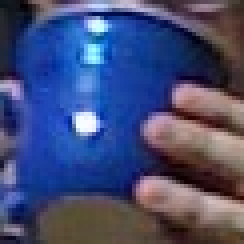
//> input picture images/BlueCup.jpg, 61 x 61 px (shown 4 times larger)
$ ./excercises ../images/BlueCup.jpg   (built with g++ and OpenCV 4)
//> lines starting //> are read from the running program, lines starting //| are printed output that depends on the picture; after the words box and inside, x2 and y2 are one past the last pixel; in counts of white or black regions, pixels touching at a corner belong together
//Exercises_9_1-2-10-11-12-15-16.cpp Exercises at end of Chapter 8
#include <opencv2/opencv.hpp>
#include <iostream>

#include "opencv2/imgproc.hpp"
#include "opencv2/imgcodecs.hpp"
#include "opencv2/highgui.hpp"

using namespace cv;
using namespace std;


void help(const char **argv) {
	cout << "\n\n"
		<< "This program solves the Exercise 1、2、10、11、12、15 and 16 at the end of Chapter 9 \n"
		<< "Call:\n"
		<< argv[0] << " <path/image_name>\n\n"
		<< "For example: ./" << argv[0] << " ../lena.jpg\n"
		<< endl;
}

int main( int argc, const char** argv )
{
	help(argv);
	if(argc < 2) {
		cout << "\nERROR: You had too few parameters.\n" << endl;
		return -1;
	}
	Mat src ;
	Mat gray;
	Mat mask;
	Mat temp;
	Mat temp2;
	/************************************************************************/
	/* 1.  Load an image with interesting textures. Smooth the image in several ways using
	cv::smooth() with smoothtype=cv::GAUSSIAN.
	a.  Use a symmetric 3 × 3, 5 × 5, 9 × 9, and 11 × 11 smoothing window size and
	display the results.
	b.  Are the output results nearly the same by smoothing the image twice with a
	5 × 5 Gaussian filter as when you smooth once with two 11 × 11 filters? Why
	or why not?                                                                     */
	/************************************************************************/
	src = imread(argv[1]);
//> src is the input picture: 61 rows x 61 cols, CV_8UC3; mean B, G, R 117.6, 76.4, 68
	if (src.empty())
	{
		cout << "\nERROR: parameters is not a image name.\n" << endl;
		return -1;
	}
	double minPixelValue, maxPixelValue;
	//a
	Mat smooth33;Mat smooth55;Mat smooth99;Mat smooth111;
	GaussianBlur(src,smooth33,cv::Size(3,3),0);
	GaussianBlur(src,smooth55,cv::Size(5,5),0);
	GaussianBlur(src,smooth99,cv::Size(9,9),0);
	GaussianBlur(src,smooth111,cv::Size(11,11),0);
	//b
	GaussianBlur(smooth55,smooth55,cv::Size(5,5),0);
	temp = smooth55 - smooth111;
	cv::minMaxIdx(temp, &minPixelValue, &maxPixelValue);
//> minPixelValue = 0; maxPixelValue = 41
	// maxPixelVaule  = 19 ,the result is " 5 × 5 Gaussian filter twice" is much like "11 × 11 filters"

	/************************************************************************/
	/* 2.  Create a 100 × 100 single-channel image. Set all pixels to 0. Finally, set the center
	pixel equal to 255.
	a.  Smooth this image with a 5 × 5 Gaussian filter and display the results. What
	did you find?
	b.  Do this again but with a 9 × 9 Gaussian filter.
	c.  What does it look like if you start over and smooth the image twice with the 5
	× 5 filter? Compare this with the 9 × 9 results. Are they nearly the same? Why
	or why not?
	*/
	/************************************************************************/
	Mat singleChanel100 = Mat(100,100,CV_8U,Scalar(0));
	singleChanel100.at<uchar>(50,50) = 255;

	//a
	GaussianBlur(singleChanel100,temp,cv::Size(5,5),0);
//> temp: 100 rows x 100 cols, CV_8UC1
	imshow("5 × 5 Gaussian filter",temp);
	//b
	GaussianBlur(singleChanel100,temp,cv::Size(9,9),0);
//> temp: 100 rows x 100 cols, CV_8UC1; min 0, max 14, mean 0.0262
	imshow("9 × 9Gaussian filter",temp);
	//c
	GaussianBlur(singleChanel100,temp,cv::Size(5,5),0);
	GaussianBlur(temp,temp,cv::Size(5,5),0);
//> temp: 100 rows x 100 cols, CV_8UC1; min 0, max 19, mean 0.0251
	GaussianBlur(singleChanel100,temp2,cv::Size(9,9),0);
	absdiff(temp,temp2,temp2);
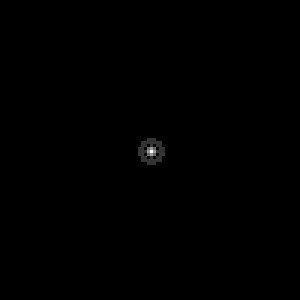
//> temp2: 100 rows x 100 cols, CV_8UC1 (shown 3 times larger); min 0, max 5, mean 0.0069; drawn with min black and max white
	cv::minMaxIdx(temp2, &minPixelValue, &maxPixelValue);
//> maxPixelValue = 5
	//maxPixelVaule = 5,the result are nearly the same
	/************************************************************************/
	/* 10.  Create  a  low-variance  random  image  (use  a  random  number  call  such  that  the
	numbers don’t differ by much more than three and most numbers are near zero).
	Load  the  image  into  a  drawing  program  such  as  PowerPoint,  and  then  draw  a
	wheel  of  lines  meeting  at  a  single  point.  Use  bilateral  filtering  on  the  resulting
	image and explain the results.                                                                     */
	/************************************************************************/
	Mat matLowVariance  = Mat(512,512,CV_8U,Scalar(0));
	RNG arng = cv::theRNG();
	arng.fill(matLowVariance,RNG::UNIFORM,0,30);
	//draw a wheel of lines meeting at the center
	line(matLowVariance,Point(256,256),Point(256,256-100),Scalar(255),1);
//> matLowVariance: 512 rows x 512 cols, CV_8UC1; min 0, max 255, mean 14.6
	line(matLowVariance,Point(256,256),Point(256+100,256+100),Scalar(255),1);
//> matLowVariance: 512 rows x 512 cols, CV_8UC1; min 0, max 255, mean 14.7
	line(matLowVariance,Point(256,256),Point(256+100,256),Scalar(255),1);
//> matLowVariance: 512 rows x 512 cols, CV_8UC1; min 0, max 255, mean 14.8
	line(matLowVariance,Point(256,256),Point(256+100,256-100),Scalar(255),1);
//> matLowVariance: 512 rows x 512 cols, CV_8UC1; min 0, max 255, mean 14.9
	line(matLowVariance,Point(256,256),Point(256,256+100),Scalar(255),1);
//> matLowVariance: 512 rows x 512 cols, CV_8UC1; min 0, max 255, mean 15
	line(matLowVariance,Point(256,256),Point(256-100,256-100),Scalar(255),1);
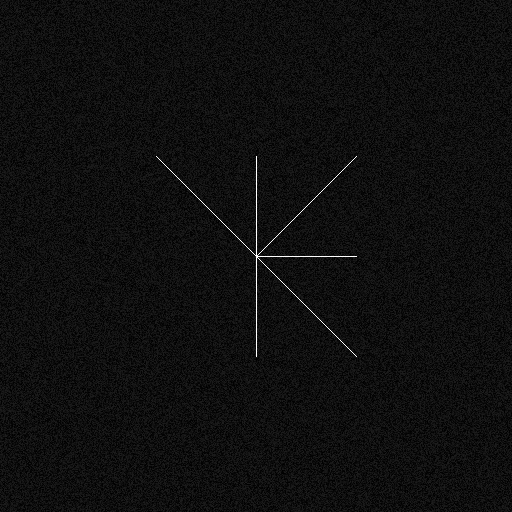
//> matLowVariance: 512 rows x 512 cols, CV_8UC1; min 0, max 255, mean 15.1
	line(matLowVariance,Point(256,256),Point(256-100,256),Scalar(255),1);
//> matLowVariance: 512 rows x 512 cols, CV_8UC1; 100 pixels changed, all inside (x1, y1, x2, y2) = (156, 256, 256, 257)
	line(matLowVariance,Point(256,256),Point(256-100,256+100),Scalar(255),1);
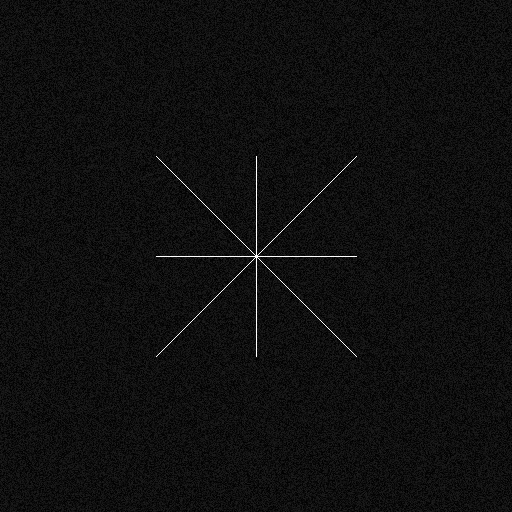
//> matLowVariance: 512 rows x 512 cols, CV_8UC1; min 0, max 255, mean 15.2
	imshow("a wheel  of  lines  meeting  at  a  single  point",matLowVariance);
	bilateralFilter(matLowVariance,temp,5,10.0,2.0);
//> temp: 512 rows x 512 cols, CV_8UC1
	imshow("bilateralFilter",temp);
	/************************************************************************/
	/* 11.  Load an image of a scene and convert it to grayscale.
	a.  Run  the  morphological  Top  Hat  operation  on  your  image  and  display  theresults.
	b.  Convert the resulting image into an 8-bit mask.
	c.  Copy a grayscale value into the original image where the Top Hat mask (from
	Part b of this exercise) is nonzero. Display the results.                                                                     */
	/************************************************************************/
	cvtColor(src,gray,COLOR_BGR2GRAY);
	//a
	morphologyEx(gray,temp,cv::MORPH_TOPHAT,Mat());
//> temp: 61 rows x 61 cols, CV_8UC1
	imshow(" morphological  Top  Hat",temp);
	//b
	temp.convertTo(mask,CV_8UC1);
	//c
	cvtColor(gray,gray,COLOR_GRAY2BGR);
//> gray: 61 rows x 61 cols, CV_8UC3
	gray.copyTo(src,mask);
	imshow("execrise 11 result",src);
	/************************************************************************/
	/* 12.  Load an image with many details.
	a.  Use resize() to reduce the image by a factor of 2 in each dimension (hence
	the image will be reduced by a factor of 4). Do this three times and display the
	results.
	b.  Now take the original image and use cv::pyrDown() to reduce it three times,
	and then display the results.
	c.  How are the two results different? Why are the approaches different?
	*/
	/************************************************************************/
	//a
	Mat matResize;
	resize(src,matResize,cv::Size(0,0),0.5,0.5);
	resize(matResize,matResize,cv::Size(0,0),0.5,0.5);
	resize(matResize,matResize,cv::Size(0,0),0.5,0.5);
	imshow("resize 3 times",matResize);
	//b
	Mat	matPyrDown;
	pyrDown(src,matPyrDown);
	pyrDown(matPyrDown,matPyrDown);
	pyrDown(matPyrDown,matPyrDown);
	imshow("pyrDown 3 times",matPyrDown);
	//c
	absdiff(matResize,matPyrDown,temp);
	imshow("two results of resize and pyDown diff",temp);
	/************************************************************************/
	/* 15.  Use  cv::filter2D()  to  create  a  filter  that  detects  only  60-degree  lines  in  an
	image. Display the results on a sufficiently interesting image scene.                                                                     */
	/************************************************************************/
	Mat matWithLines = Mat(512,512,CV_8UC1,Scalar(0));
	// create 9 lines
	for (int i=0;i<9;i++)
	{
		line(matWithLines,Point(arng.uniform(0,512),arng.uniform(0,521)),Point(arng.uniform(0,512),arng.uniform(0,521)),Scalar(255),1);
	}
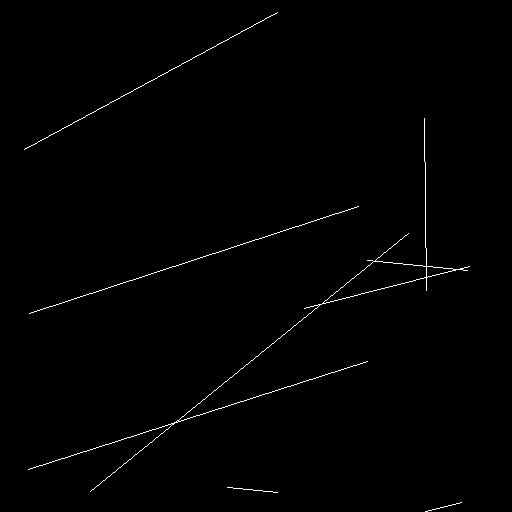
//> matWithLines: 512 rows x 512 cols, CV_8UC1; 0.67% white in thin lines or dots, all inside (x1, y1, x2, y2) = (24, 12, 470, 512)
	//45 degree line
	line(matWithLines,Point(0,512),Point(512,0),Scalar(255),1);
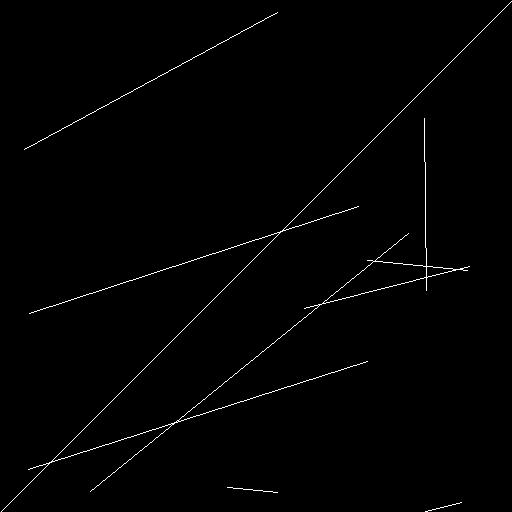
//> matWithLines: 512 rows x 512 cols, CV_8UC1; 0.87% white in thin lines or dots
	matWithLines.convertTo(matWithLines,CV_32FC1,1.0/255);
	// detects  only  45-degree lines
	Mat matKernel = Mat(3,3,CV_32FC1,Scalar(0));
    matKernel.at<float>(0,0) =  0 ;
	matKernel.at<float>(0,1) =  0 ;
	matKernel.at<float>(0,2) =  1.0/3 ;
	matKernel.at<float>(1,0) =  0 ;
	matKernel.at<float>(1,1) =  1.0/3 ;
	matKernel.at<float>(1,2) =  0 ;
	matKernel.at<float>(2,0) =  1.0/3 ;
	matKernel.at<float>(2,1) = 0;
	matKernel.at<float>(2,2) = 0;
	filter2D(matWithLines,temp,CV_32FC1,matKernel);
//> temp: 512 rows x 512 cols, CV_32FC1
	threshold(temp,temp,0.99,1,cv::THRESH_BINARY);
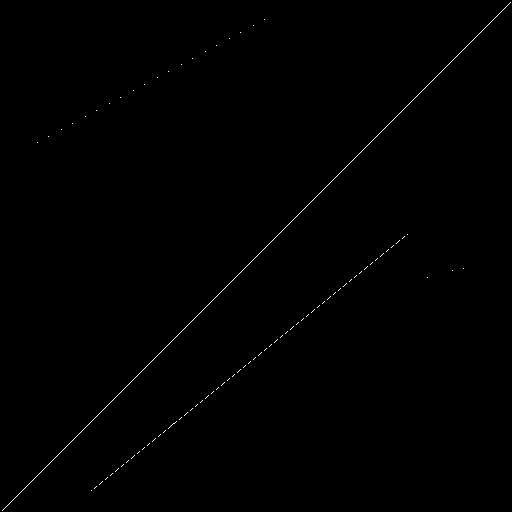
//> temp: 512 rows x 512 cols, CV_32FC1; values 0 (black) and 1 (white), 0.28% white in thin lines or dots
    imshow("45º lines detected",temp);
	/************************************************************************/
	/* 16.  Separable kernels: create a 3 × 3 Gaussian kernel using rows [(1/16, 2/16, 1/16),
	(2/16, 4/16, 2/16), (1/16, 2/16, 1/16)] and with anchor point in the middle.
	a.  Run this kernel on an image and display the results.
	b.  Now  create  two  one-dimensional  kernels  with  anchors  in  the  center:  one
	going  “across”  (1/4,  2/4,  1/4),  and  one  going  down  (1/4,  2/4,  1/4).  Load  the
	same  original  image  and  use  cv::filter2D()  to  convolve  the  image  twice,
	once with the first 1D kernel and once with the second 1D kernel. Describe
	the results.
	c.  Describe  the  order  of  complexity  (number  of  operations)  for  the  kernel  in
	part a and for the kernels in part b. The difference is the advantage of being
	able  to  use  separable  kernels  and  the  entire  Gaussian  class  of  filters—or  any
	linearly  decomposable  filter  that  is  separable,  since  convolution  is  a  linear
	operation.                                                                     */
	/************************************************************************/
	Mat matGaussianKernel = Mat(3,3,CV_32FC1,Scalar(0));
	matGaussianKernel.at<float>(0,0) = 1.0/16;
	matGaussianKernel.at<float>(0,1) = 2.0/16;
	matGaussianKernel.at<float>(0,2) = 1.0/16;
	matGaussianKernel.at<float>(1,0) = 2.0/16;
	matGaussianKernel.at<float>(1,1) = 4.0/16;
	matGaussianKernel.at<float>(1,2) = 2.0/16;
	matGaussianKernel.at<float>(2,0) = 1.0/16;
	matGaussianKernel.at<float>(2,1) = 2.0/16;
	matGaussianKernel.at<float>(2,2) = 1.0/16;
	//a
	src.convertTo(temp,CV_32F,1.0/255);
//> temp: 61 rows x 61 cols, CV_32FC3
	filter2D(temp,temp,CV_32F,matGaussianKernel);
	imshow("a 3 × 3 Gaussian kernel",temp);
	//b
	Mat matKernel1 = Mat(1,3,CV_32FC1,Scalar(0));
	Mat matKernel2 = Mat(3,1,CV_32FC1,Scalar(0));
	matKernel1.at<float>(0,0) = 1.0/4;
	matKernel1.at<float>(0,1) = 2.0/4;
	matKernel1.at<float>(0,2) = 1.0/4;
	matKernel2.at<float>(0,0) = 1.0/4;
	matKernel2.at<float>(1,0) = 2.0/4;
	matKernel2.at<float>(2,0) = 1.0/4;
	filter2D(temp,temp2,CV_32F,matKernel1);
//> temp2: 61 rows x 61 cols, CV_32FC3
    imshow("ej16 fist filter2d",temp2);
	filter2D(temp2,temp2,CV_32F,matKernel2);
    imshow("ej16 second filter2d",temp2);
	absdiff(temp,temp2,temp2);
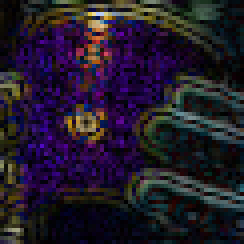
//> temp2: 61 rows x 61 cols, CV_32FC3 (shown 4 times larger); mean B, G, R 0.0179, 0.0114, 0.0148; drawn with min black and max white
	//temp and temp2 is just the same mat,maxPixelValue is very small,nearly ZERO
	cv::minMaxIdx(temp2, &minPixelValue, &maxPixelValue);
//> maxPixelValue = 0.109
	//c the order is no matter
	waitKey();
	return 0;
}

$ run again, on images/face.jpg
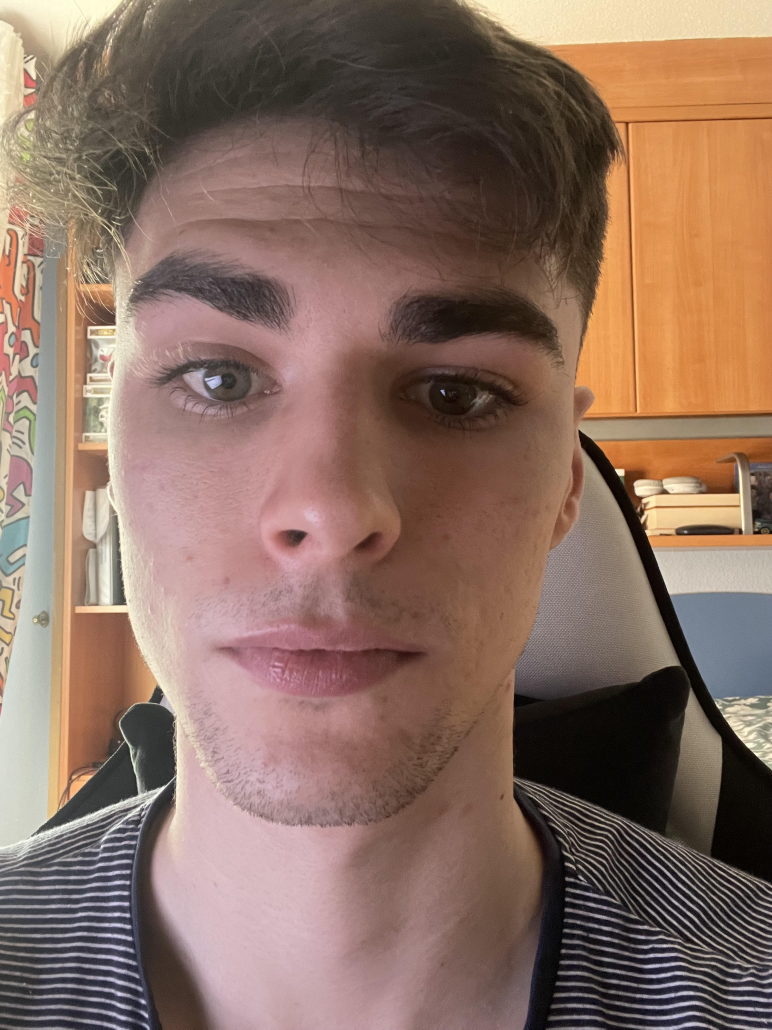
//> input picture images/face.jpg, 2316 x 3088 px (shown at 1/3 size)
//> src is the input picture: 3088 rows x 2316 cols, CV_8UC3; mean B, G, R 97.4, 110.6, 138
//> `cv::minMaxIdx(temp, &minPixelValue, &maxPixelValue);`: minPixelValue = 0; maxPixelValue = 26
//> `GaussianBlur(singleChanel100,temp,cv::Size(5,5),0);`:
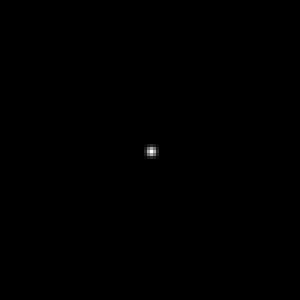
//> temp: 100 rows x 100 cols, CV_8UC1 (shown 3 times larger); min 0, max 36, mean 0; drawn with min black and max white
//> temp2: 100 rows x 100 cols, CV_8UC1; min 0, max 5, mean 0.0069
//> `cv::minMaxIdx(temp2, &minPixelValue, &maxPixelValue);`: maxPixelValue = 5
//> `resize(matResize,matResize,cv::Size(0,0),0.5,0.5);`:
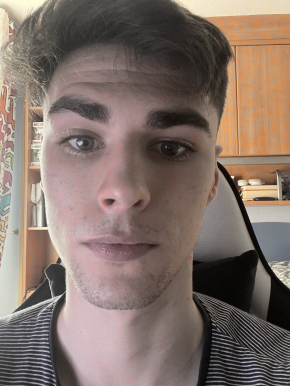
//> matResize: 386 rows x 290 cols, CV_8UC3; mean B, G, R 105.2, 113.6, 130.6
//> `cv::minMaxIdx(temp2, &minPixelValue, &maxPixelValue);`: maxPixelValue = 0.114

$ run again, on images/faceScene.jpg
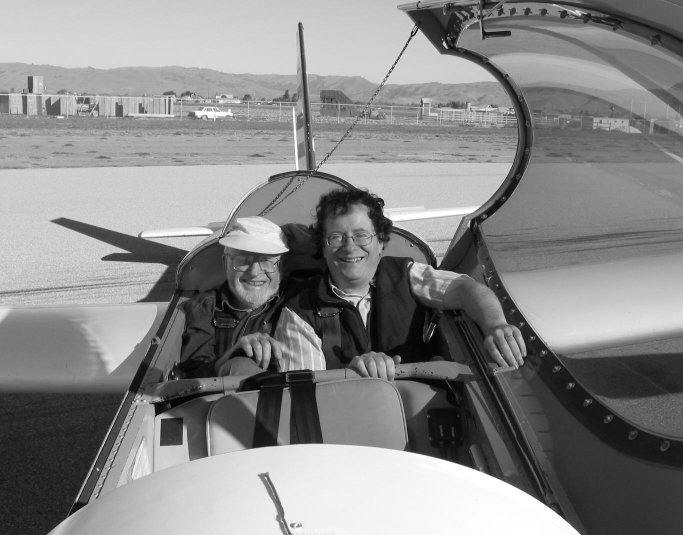
//> input picture images/faceScene.jpg, 1366 x 1070 px (shown at 1/2 size)
//> src is the input picture: 1070 rows x 1366 cols, CV_8UC3; min 0, max 255, mean 135.5
//> `cv::minMaxIdx(temp, &minPixelValue, &maxPixelValue);`: minPixelValue = 0; maxPixelValue = 32
//> `GaussianBlur(singleChanel100,temp,cv::Size(5,5),0);`:
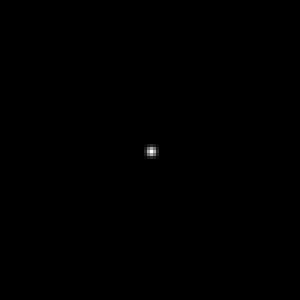
//> temp: 100 rows x 100 cols, CV_8UC1 (shown 3 times larger); min 0, max 36, mean 0; drawn with min black and max white
//> `cv::minMaxIdx(temp2, &minPixelValue, &maxPixelValue);`: maxPixelValue = 5
//> `absdiff(temp,temp2,temp2);`:
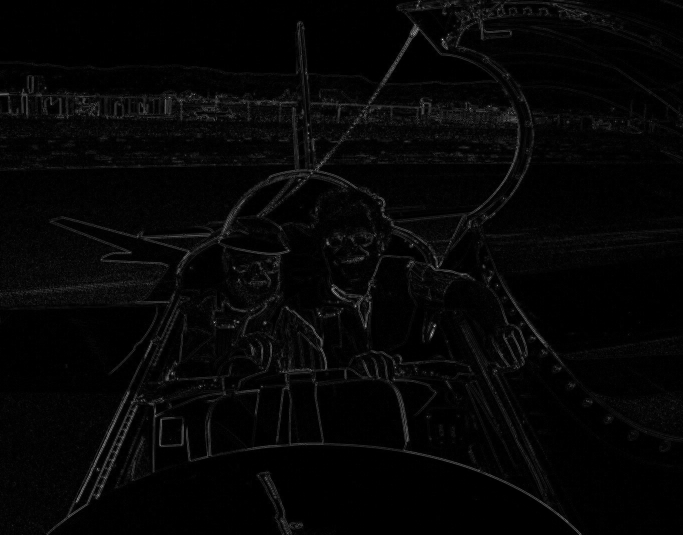
//> temp2: 1070 rows x 1366 cols, CV_32FC3 (shown at 1/2 size); min 0, max 0.136, mean 0.00329; drawn with min black and max white
//> `cv::minMaxIdx(temp2, &minPixelValue, &maxPixelValue);`: maxPixelValue = 0.136
